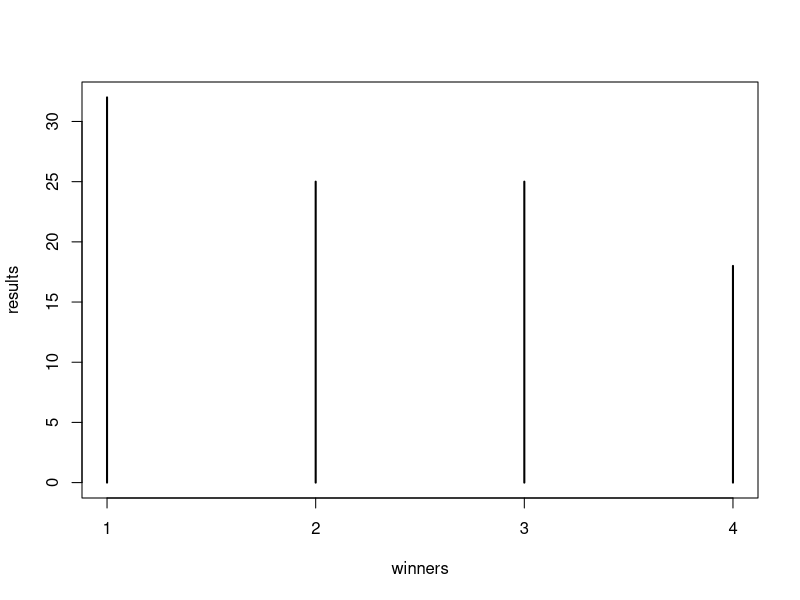
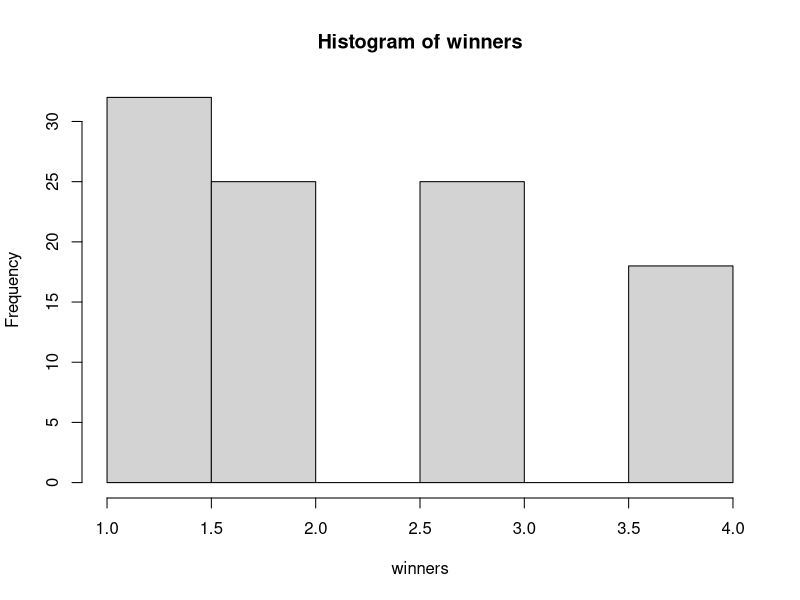
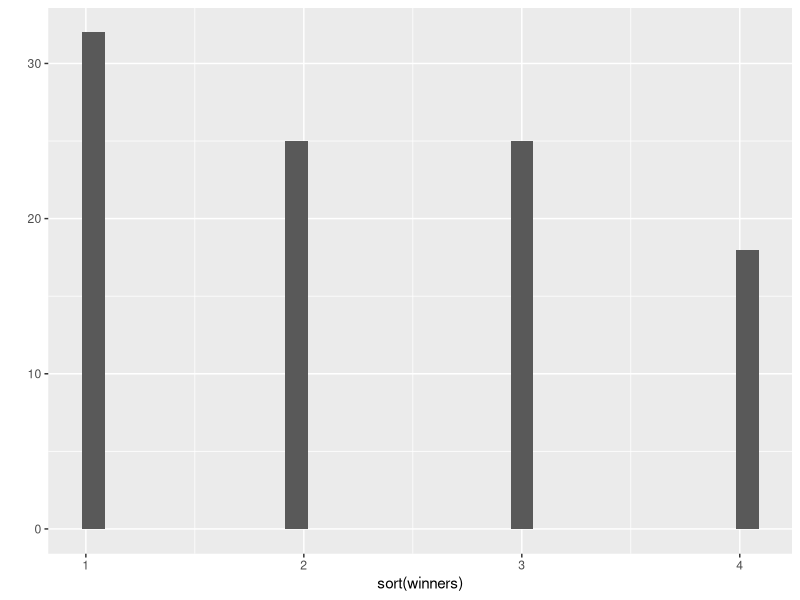

Generate these figures, in order, with R:
# create a 10 sided die
die_10 <- 1:10

# how many rounds will there be? 
n_rounds <- 100

# how many players will there be?
n_players <- 4

# variable to hold the current round's highest score & the player who scored it
current_round_best_score <- 0
current_round_leader <- NA

# make a null vector to record each round's winner
winners <- rep(NA, n_rounds)

# go through however many rounds there are
for (i in 1:n_rounds){
  # have each player roll
  for (p in 1:n_players){
    # roll & sum the outcome
    outcome <- sample(die_10, 2, replace=FALSE)
    outcome <- sum(outcome)
    
    # check if this player rolled more than the previous leader
    if (outcome > current_round_best_score){
      # replace this round's high score & leader if they've been beaten
      current_round_best_score <- outcome
      current_round_leader <- p
    }
  }
  # record the round's winner
  winners[i] <- current_round_leader
  
  # reset the high score
  current_round_best_score <- 0
  current_round_leader <- NA
}

# create a table of results
results = table(winners)
# results = summary(as.factor(winners))
results

#### PLOTTING PART BELOW (ABOVE SAME AS 01_simulation.r) ###

# straight up plot of results
plot(results)

# histogram 
hist(winners)

# easy plot with qplot
library(ggplot2)
qplot(sort(winners))
